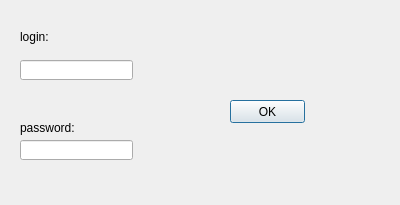
<?xml version="1.0" encoding="UTF-8"?>
<ui version="4.0">
 <class>Dialog</class>
 <widget class="QDialog" name="Dialog">
  <property name="geometry">
   <rect>
    <x>0</x>
    <y>0</y>
    <width>400</width>
    <height>205</height>
   </rect>
  </property>
  <property name="windowTitle">
   <string>Dialog</string>
  </property>
  <widget class="QLabel" name="label">
   <property name="geometry">
    <rect>
     <x>20</x>
     <y>30</y>
     <width>47</width>
     <height>14</height>
    </rect>
   </property>
   <property name="text">
    <string>login:</string>
   </property>
  </widget>
  <widget class="QLineEdit" name="lineEdit">
   <property name="geometry">
    <rect>
     <x>20</x>
     <y>60</y>
     <width>113</width>
     <height>20</height>
    </rect>
   </property>
  </widget>
  <widget class="QLabel" name="label_2">
   <property name="geometry">
    <rect>
     <x>20</x>
     <y>120</y>
     <width>61</width>
     <height>16</height>
    </rect>
   </property>
   <property name="text">
    <string>password:</string>
   </property>
  </widget>
  <widget class="QLineEdit" name="lineEdit_2">
   <property name="geometry">
    <rect>
     <x>20</x>
     <y>140</y>
     <width>113</width>
     <height>20</height>
    </rect>
   </property>
  </widget>
  <widget class="QPushButton" name="pushButton">
   <property name="geometry">
    <rect>
     <x>230</x>
     <y>100</y>
     <width>75</width>
     <height>23</height>
    </rect>
   </property>
   <property name="text">
    <string>OK</string>
   </property>
  </widget>
 </widget>
 <resources/>
 <connections/>
</ui>
